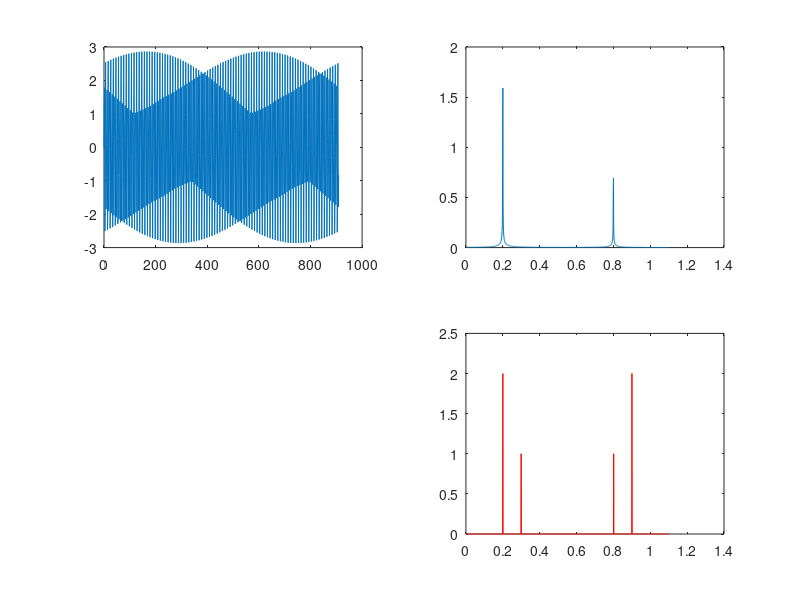

MATLAB code for this plot:
clear,home
n = 1000;
fmax = 1.1;
tmax = n/fmax;
t = linspace(0,tmax,n);
f1 = .8; A1 = 1;
f2 = .2; A2 = 2;
y = A1*sin(2*pi*f1*t) + A2*sin(2*pi*f2*t);
figure(1)
subplot(2,2,1)
plot(t,y)
% take the Fourier Transform
T = tmax;
w = linspace(0,fmax,n);
for k = 1:n
    b = w(k);
    A = A1;
    f = f1;
    Y1 = -1/2/pi*A*(-f+f*exp(-2*i*pi*b*T)*cos(2*pi*f*T)+i*b*exp(-2*i*pi*b*T)*sin(2*pi*f*T))/(-b^2+f^2);
    A = A2;
    f = f2;
    Y2 = -1/2/pi*A*(-f+f*exp(-2*i*pi*b*T)*cos(2*pi*f*T)+i*b*exp(-2*i*pi*b*T)*sin(2*pi*f*T))/(-b^2+f^2);
    Y(k) = Y1 + Y2;
end
f = linspace(0,fmax,n);
subplot(2,2,2)
plot(w,abs(Y)*2/tmax)

Y = fft(y)/n;
subplot(2,2,4)
plot(f,abs(Y)*2,'r')